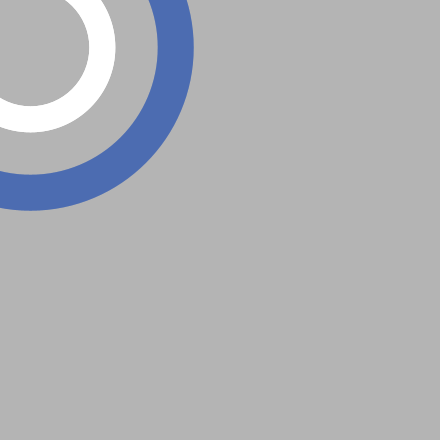
Frame 1 (no input)
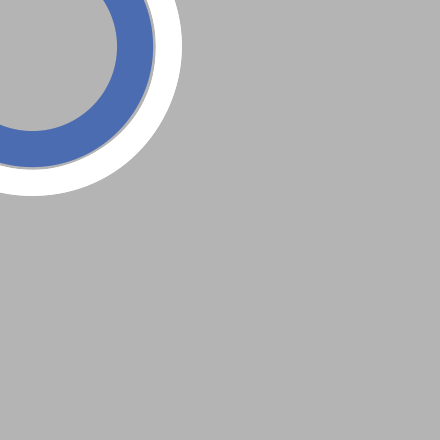
Frame 60 (the mouse pressed at the canvas centre just before this capture)
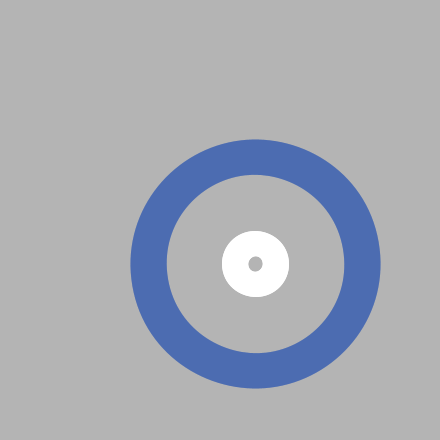
Frame 120 (the mouse held since frame 60 and released just before this capture)

The Processing sketch that drew these frames (run headless with seeded random() and noise(); from frame 60 on, the mouse is pressed at the canvas centre):

// Processing sketch: processing_91258
// ── processing_91258.pde






float x = 0.0;
float y = 0.0;
float angle = 0;
float speed = 0;

void setup() {    
  
  size (440, 440);
                          smooth();
randomSeed(90);
noCursor();

}

void draw(){
  
  background( 180);
  noFill();
  float x = mouseX;
  float y = mouseY;
  angle += random(-0.001, -0.001);
  x += cos(angle) * speed;
  y += sin(angle) * speed;
  translate(x, y);
  rotate(angle);
  stroke(16, 67, 175, 100);
  strokeWeight( random( 400 ) );

ellipse(30, 48, 36, 36);
ellipse(30, 48, 36, 36);

stroke (255);
  strokeWeight( random( 400 ) );
ellipse(30, 48, 26, 26);

ellipse(30, 48, 26, 26);
}





/* "La geometría está seca, vieja.
__________Vi surgir una línea de otro modo. 
_________________Una línea que surge mata las teorías, 
_________________________y no hay otra necesidad más que la 
_____________________________________aventura en la vida de las líneas."
Tristan Tzara
*/
